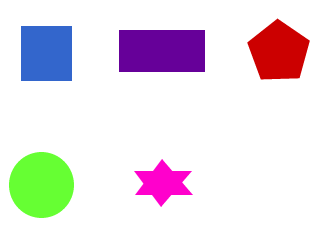
%> input picture matlab/data/shapes23.png, 315 x 250 px
$ octave lab05_hough_duong_thang.m   (GNU Octave 9; MATLAB toolbox functions it lacks are replaced by stand-ins)
%> lines starting %> are read from the running program, lines starting %| are printed output that depends on the picture; in (x1, y1, x2, y2) boxes, pixels count from 0 and x2, y2 are one past the last pixel; in counts of white or black regions, pixels touching at a corner belong together; the program's own positions count from 1
%% LAB 5 - HOUGH TRANSFORM TIM DUONG THANG
clear; close all; clc;
scriptDir=fileparts(mfilename('fullpath'));
I=imread(fullfile(scriptDir,'..','data','shapes23.png'));
%> I is the input picture: size 250x315x3 uint8; mean R, G, B 232.5, 224.9, 230.4
if ndims(I)==3, G=rgb2gray(I); else, G=I; end
%> after `G=rgb2gray(I)`:
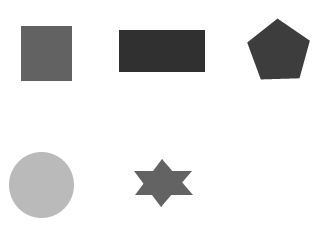
%> G: size 250x315 uint8; min 48, max 255, mean 227.8
BW=edge(G,'canny');
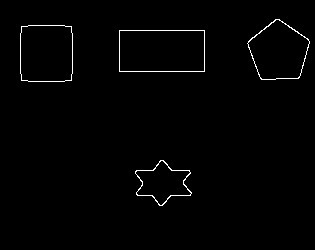
%> BW: size 250x315 logical; 1.1% white in thin lines or dots, all inside (x1, y1, x2, y2) = (20, 19, 310, 206)
[H,theta,rho]=hough(BW); peaks=houghpeaks(H,8,'Threshold',ceil(0.3*max(H(:))));
%> after `[H,theta,rho]=hough(BW)`:
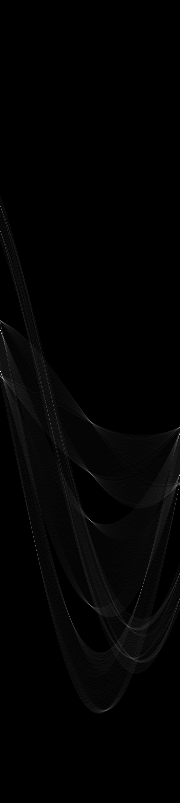
%> H: size 803x180 double; min 0, max 92, mean 1.1; drawn with min black and max white
%> after `[H,theta,rho]=hough(BW)`: theta = 180 values from -90 to 89; rho = 803 values from -401 to 401
%> after `peaks=houghpeaks(H,8,'Threshold',ceil(0.3*max(H(:))))`: peaks = [372 1; 331 1; 379 4; 473 90; 423 92; 339 4; 520 90; 605 90]
lines=houghlines(BW,theta,rho,peaks,'FillGap',8,'MinLength',15);
%> lines = 10 lines; longest, point1 to point2 (x, y): (120, 31) to (205, 31), (120, 72) to (205, 72), (72, 27) to (73, 74), (120, 31) to (120, 72), (205, 31) to (205, 72), (21, 34) to (21, 74)
figure('Name','Lab 5 - Hough lines');
subplot(1,3,1); imshow(G); title('Anh xam');
subplot(1,3,2); imshow(BW); title('Bien Canny');
subplot(1,3,3); imshow(G); title(sprintf('Hough: %d duong',numel(lines))); hold on;
for k=1:numel(lines)
    xy=[lines(k).point1; lines(k).point2]; plot(xy(:,1),xy(:,2),'LineWidth',2,'Color','green');
end
%> this loop made 10 passes
%> xy on passes 1 to 10: [120 31; 205 31], [120 72; 205 72], [30 26; 48 26], [125 31; 143 31], [72 27; 73 74], [21 34; 21 74], [143 72; 161 72], [277 79; 295 79], [120 31; 120 72], [205 31; 205 72]
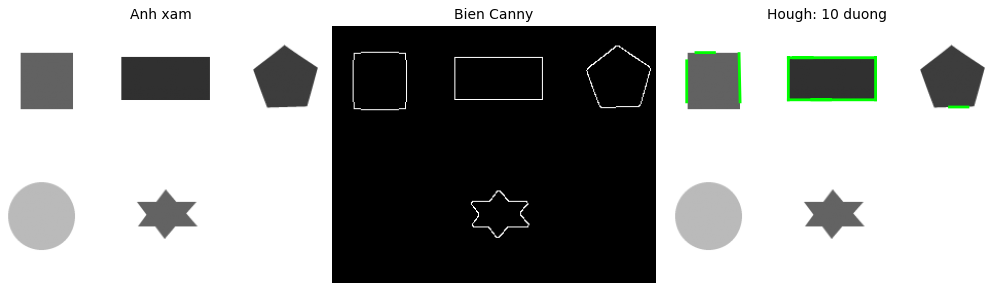
%> figure redrawn from the program's plot data, 3 panels
hold off;
